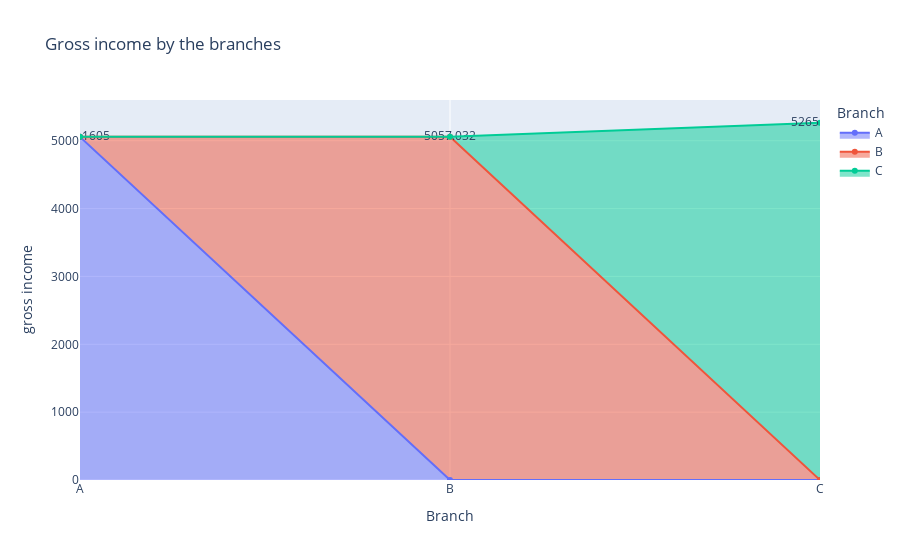

This figure's notebook cell:
### Code cell
px.area(x=a["Branch"],y=a["gross income"])
px.area(a,x="Branch",y="gross income",title="Gross income by the branches",text="gross income",color="Branch")

### Figure 1 — Plotly figure (JSON) as saved in the notebook; plotly's stock layout.template omitted (floating-point values rounded to 4 significant figures)
{"data": [{"fillpattern": {"shape": ""}, "hovertemplate": "Branch=%{x}<br>gross income=%{text}<extra></extra>", "legendgroup": "A", "line": {"color": "#636efa"}, "marker": {"symbol": "circle"}, "mode": "markers+lines+text", "name": "A", "orientation": "v", "showlegend": true, "stackgroup": "1", "text": [5057.0], "type": "scatter", "x": ["A"], "xaxis": "x", "y": [5057.0], "yaxis": "y"}, {"fillpattern": {"shape": ""}, "hovertemplate": "Branch=%{x}<br>gross income=%{text}<extra></extra>", "legendgroup": "B", "line": {"color": "#EF553B"}, "marker": {"symbol": "circle"}, "mode": "markers+lines+text", "name": "B", "orientation": "v", "showlegend": true, "stackgroup": "1", "text": [5057.0], "type": "scatter", "x": ["B"], "xaxis": "x", "y": [5057.0], "yaxis": "y"}, {"fillpattern": {"shape": ""}, "hovertemplate": "Branch=%{x}<br>gross income=%{text}<extra></extra>", "legendgroup": "C", "line": {"color": "#00cc96"}, "marker": {"symbol": "circle"}, "mode": "markers+lines+text", "name": "C", "orientation": "v", "showlegend": true, "stackgroup": "1", "text": [5265.0], "type": "scatter", "x": ["C"], "xaxis": "x", "y": [5265.0], "yaxis": "y"}], "layout": {"legend": {"title": {"text": "Branch"}, "tracegroupgap": 0}, "title": {"text": "Gross income by the branches"}, "xaxis": {"anchor": "y", "categoryarray": ["A", "B", "C"], "categoryorder": "array", "domain": [0, 1], "title": {"text": "Branch"}}, "yaxis": {"anchor": "x", "domain": [0, 1], "title": {"text": "gross income"}}}}
